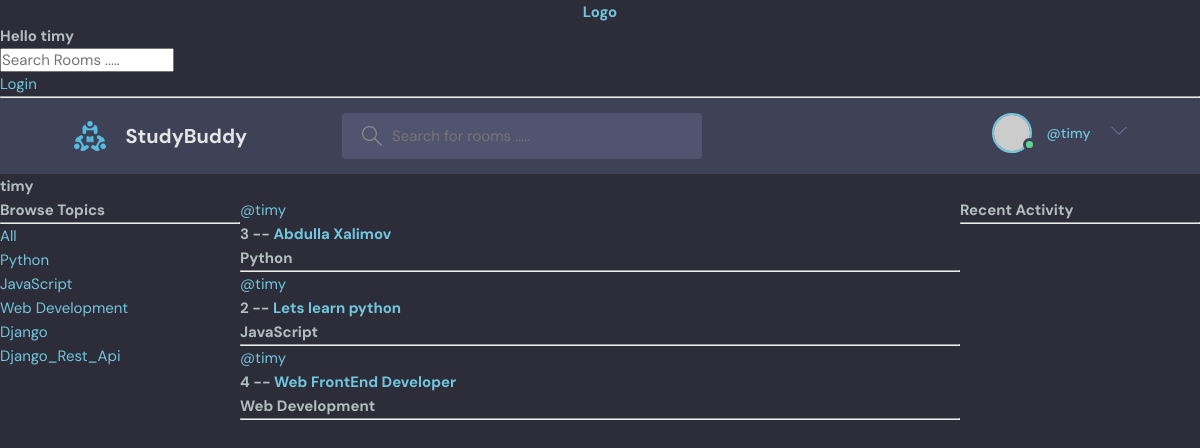
The app's page /profile/2/, older data.
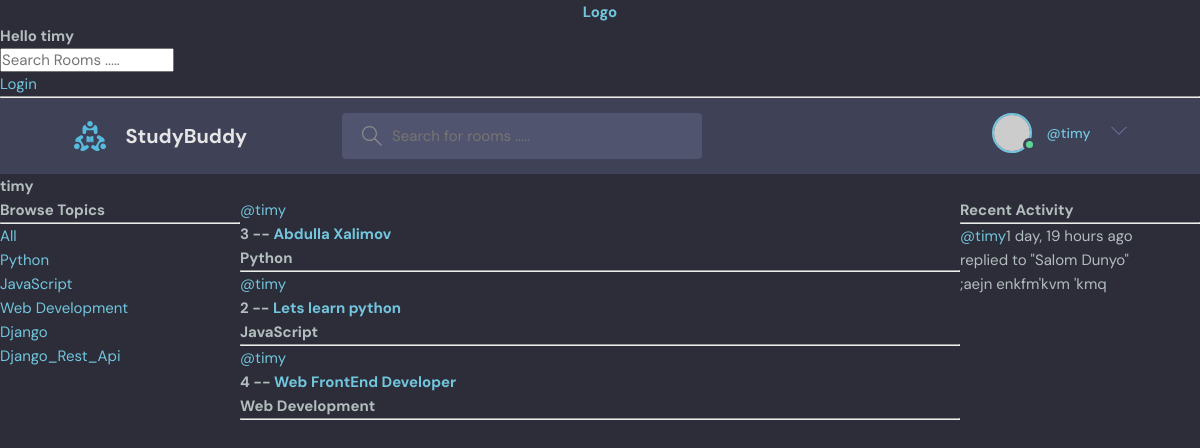
The same page, newer data.
### base/models.py (models this page shows)
class Topic(models.Model):
    name = models.CharField(max_length=200)
    def __str__(self) -> str:
        return self.name

class Room(models.Model):
    host = models.ForeignKey(User, on_delete=models.SET_NULL, null=True)
    topic = models.ForeignKey(Topic, on_delete=models.SET_NULL, null=True)
    participants = models.ManyToManyField(User, related_name='participants', blank=True)
    name = models.CharField(max_length=200)
    description = models.TextField()
    updated = models.DateTimeField(auto_now=True)
    created = models.DateTimeField(auto_now_add=True)
    class Meta:
        ordering = ['-updated', '-created']
    def __str__(self) -> str:
        return self.name

class Message(models.Model):
    user = models.ForeignKey(User, on_delete=models.CASCADE)
    room = models.ForeignKey(Room, on_delete=models.CASCADE)
    body = models.TextField()
    updated = models.DateTimeField(auto_now=True)
    date = models.DateTimeField(auto_now_add=True)
    class Meta:
        ordering = ['-updated', '-date']
    def __str__(self):
        return self.body[0:20]

### base/views.py (the view)
# urls.py: path("profile/<str:pk>/", views.profile, name="profile"),
def profile(request, pk):
    user = User.objects.get(id=pk)
    rooms = user.room_set.all()
    room_messages = user.message_set.all()
    topics = Topic.objects.all()
    context = {'user': user, 'rooms': rooms, 'room_messages': room_messages, 'topics': topics}
    return render(request, 'profile.html', context)

### base/templates/profile.html (shortened to what this page needs)
{% extends 'main.html' %}
{% load static %}
{% block content %}
    <h2>{{user.username}}</h2>
    <div class="profile-container">
        <div>
            {% include 'topics_component.html' %}
        </div>
        <div>
            {% include 'feed_component.html' %}
        </div>
        <div>
            {% include 'activity_component.html' %}
        </div>
    </div>
{% endblock %}

### base/templates/topics_component.html
<h3>Browse Topics</h3>
<hr />
<div>
  <a href="{% url 'home' %}">All </a>
</div>
{% for topic in topics %}
<div>
  <a href="{% url 'home' %}?q={{topic.name}}">{{topic.name}} </a>
</div>
{% endfor %}

### base/templates/feed_component.html (shortened to what this page needs)
<div>
    {% for room in rooms %}
    <div>
        <a href="{% url 'profile' room.host.id %}">@{{room.host.username}}</a>
        <h5>{{room.id}} -- <a href="{% url 'room' room.id %}">{{room.name}}</a>
        <h3>{{room.topic}} </h3>
        <hr>
    </div>
    {% endfor %}
</div>

### base/templates/activity_component.html (shortened to what this page needs)
<h3>Recent Activity</h3>
<hr />
{% for message in room_messages %}
<div>
  <small><a href="{% url 'profile' message.user.id %}"> @{{message.user}} </a>{{message.date|timesince}} ago</small><br />
  <small>replied to "{{message.room}}"</small>
  <p>{{message}}</p>
</div>
{% endfor %}

Row changes from the older to the newer data that the page shows:
added Message: user "timy", date "1 day, 19 hours", room "Salom Dunyo", body ";aejn enkfm'kvm 'kmq"
